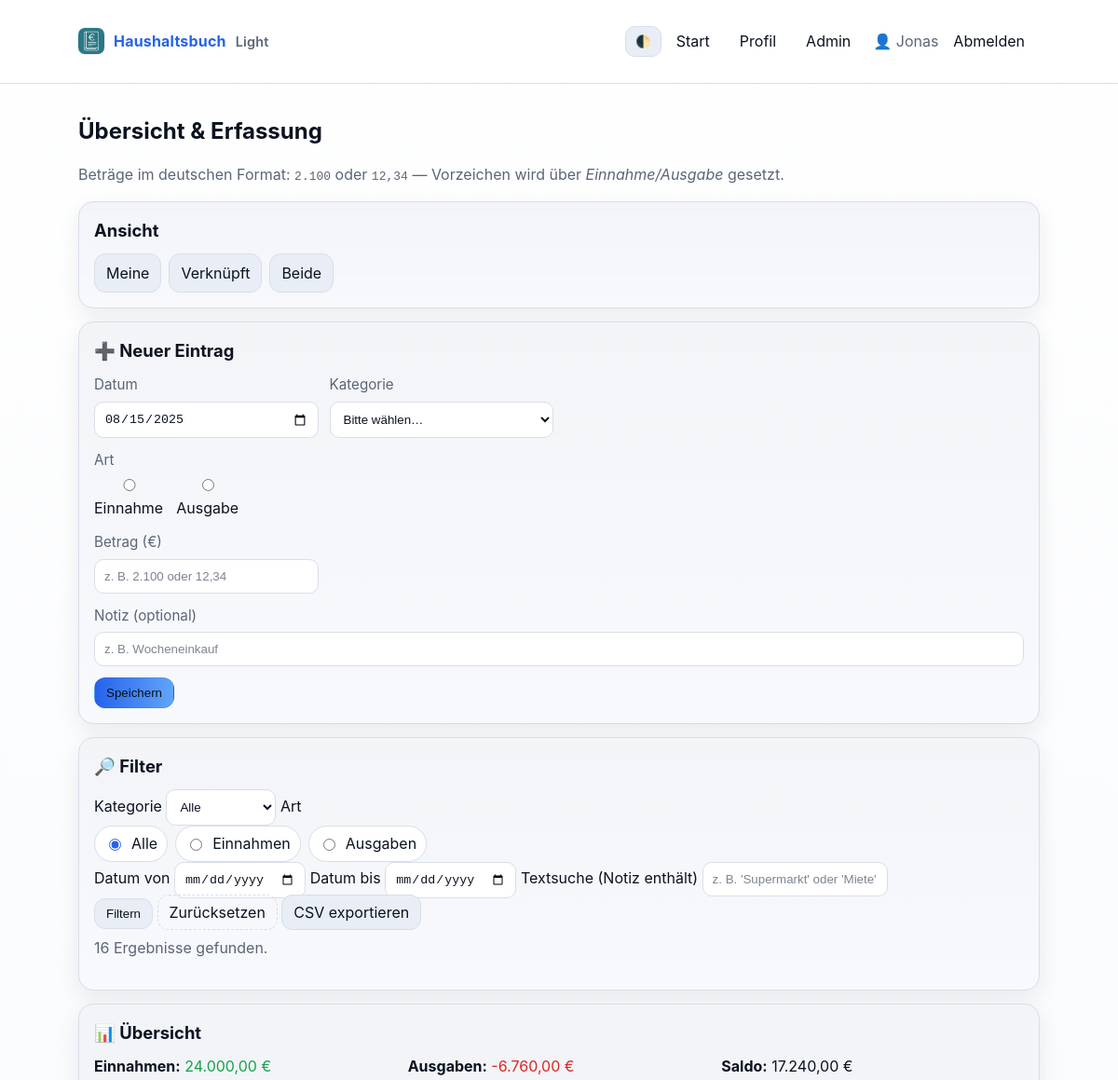
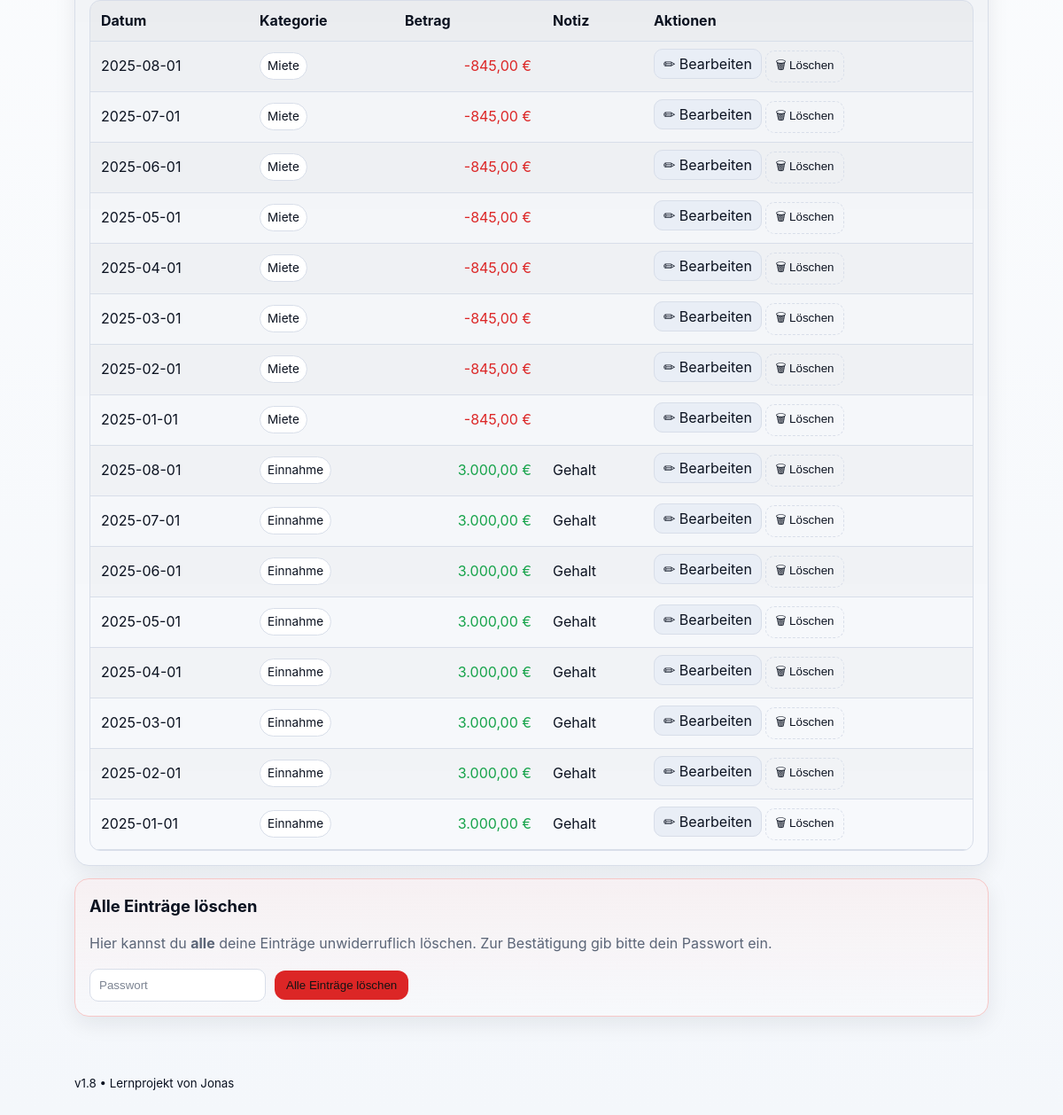
The page / (signed in) on the database its author committed (2 pictures, top to bottom).
### tables this page shows
CREATE TABLE users (
              id INTEGER PRIMARY KEY AUTOINCREMENT,
              email TEXT UNIQUE NOT NULL,
              name TEXT NOT NULL,
              password_hash TEXT NOT NULL,
              created_at TEXT DEFAULT CURRENT_TIMESTAMP
            , is_admin INTEGER DEFAULT 0);

CREATE TABLE entries (
                id INTEGER PRIMARY KEY AUTOINCREMENT,
                date TEXT NOT NULL,
                category TEXT NOT NULL,
                amount REAL NOT NULL,
                note TEXT,
                created_at TEXT DEFAULT CURRENT_TIMESTAMP
            , user_id INTEGER REFERENCES users(id));

### app.py (the view)
@app.get("/")
@login_required
def home():
    init_db()
    where_sql, params, filters = build_filter_from_args(request.args)
    entries = fetch_entries(where_sql, params)
    total_income, total_expense, balance = compute_totals(where_sql, params)
    query_str = request.query_string.decode("utf-8") if request.query_string else ""
    return render_template("index.html",
        app_name="Haushaltsbuch", entries=entries, categories=CATEGORIES,
        today=date.today().isoformat(), total_income=total_income,
        total_expense=total_expense, balance=balance,
        filters=filters, result_count=len(entries), user=current_user, query_str=query_str)

### app.py (called while the page is built)
@login_manager.user_loader
def load_user(user_id: str):
    u = get_user_by_id(user_id)
    return DBUser(u["id"], u["email"], u["name"], u.get("is_admin",0)) if u else None

def get_conn():
    conn = sqlite3.connect(DB_PATH); conn.row_factory = sqlite3.Row; return conn

def bootstrap_admin_if_configured():
    if not ADMIN_EMAIL: return
    with get_conn() as conn:
        row = conn.execute("SELECT id FROM users WHERE email = ?", (ADMIN_EMAIL.lower().strip(),)).fetchone()
        if row: conn.execute("UPDATE users SET is_admin = 1 WHERE id = ?", (row["id"],))

def get_user_by_id(user_id):
    with get_conn() as conn:
        r = conn.execute("SELECT * FROM users WHERE id = ?", (user_id,)).fetchone()
        return dict(r) if r else None

def fetch_entries(where_sql: str = "", params: list | None = None):
    params = params or []
    with get_conn() as conn:
        rows = conn.execute(
            f"""SELECT id,date,category,amount,note
                FROM entries
                WHERE user_id = ?{(' AND ' + where_sql[7:]) if where_sql.startswith(' WHERE') else ''}
                ORDER BY id DESC""",
            [current_user.id] + params,
        ).fetchall()
        return [dict(r) for r in rows]

def compute_totals(where_sql: str = "", params: list | None = None):
    params = params or []
    with get_conn() as conn:
        r = conn.execute(
            f"""SELECT
                   COALESCE(SUM(CASE WHEN amount > 0 THEN amount END),0) AS income,
                   COALESCE(SUM(CASE WHEN amount < 0 THEN amount END),0) AS expense
                FROM entries
                WHERE user_id = ?{(' AND ' + where_sql[7:]) if where_sql.startswith(' WHERE') else ''}""",
            [current_user.id] + params,
        ).fetchone()
        income = float(r["income"]); expense = float(r["expense"]); balance = income + expense
        return income, expense, balance

@app.template_filter("euro")
def format_euro(value) -> str:
    try: v = float(value)
    except Exception: return str(value)
    sign = "-" if v < 0 else ""; v = abs(v)
    s = f"{v:,.2f}".replace(",", "X").replace(".", ",").replace("X", ".")
    return f"{sign}{s}"

### templates/index.html (shortened to what this page needs)
{% extends "base.html" %}
{% block content %}
<section class="hero">
  <h1>Übersicht & Erfassung</h1>
  <p class="muted">Beträge im deutschen Format: <code>2.100</code> oder <code>12,34</code> — Vorzeichen wird über <em>Einnahme/Ausgabe</em> gesetzt.</p>
</section>
<section class="card">
  <div class="flex-row between">
    <h2>Ansicht</h2>
    <div class="btn-group">
      <a class="btn {% if scope=='mine' %}active{% endif %}" href="{{ url_for('home', scope='mine') }}">Meine</a>
      <a class="btn {% if scope=='linked' %}active{% endif %}" href="{{ url_for('home', scope='linked') }}">Verknüpft</a>
      <a class="btn {% if scope=='both' %}active{% endif %}" href="{{ url_for('home', scope='both') }}">Beide</a>
    </div>
  </div>
</section>
<section class="card">
  <h2>➕ Neuer Eintrag</h2>
  <form class="form-grid" action="{{ url_for('add_entry_route') }}" method="post" novalidate>
    <label>
      <span>Datum</span>
      <input type="date" name="date" value="{{ today }}" required>
    </label>
    <label>
      <span>Kategorie</span>
      <select name="category" required>
        <option value="" disabled selected>Bitte wählen…</option>
      </select>
    </label>
    <label class="full">
      <span>Art</span>
      <div class="type-toggle">
        <label><input type="radio" name="type" value="income"> Einnahme</label>
        <label><input type="radio" name="type" value="expense"> Ausgabe</label>
      </div>
    </label>
    <label>
      <span>Betrag (€)</span>
      <input type="text" name="amount" placeholder="z. B. 2.100 oder 12,34" inputmode="decimal" required>
    </label>
    <label class="full">
      <span>Notiz (optional)</span>
      <input type="text" name="note" placeholder="z. B. Wocheneinkauf">
    </label>
    <div class="actions">
      <button class="btn btn-primary" type="submit">Speichern</button>
    </div>
  </form>
</section>
<section class="card">
  <h2>🔎 Filter</h2>
  <form class="filters" action="{{ url_for('home') }}" method="get">
    <label>
      <span>Kategorie</span>
      <select name="category">
        <option value="">Alle</option>
      </select>
    </label>
    <label>
      <span>Art</span>
      <div class="chip-toggle">
        <label class="chip"><input type="radio" name="type" value="" {% if not filters.type %}checked{% endif %}><span>Alle</span></label>
        <label class="chip"><input type="radio" name="type" value="income" {% if filters.type == 'income' %}checked{% endif %}><span>Einnahmen</span></label>
        <label class="chip"><input type="radio" name="type" value="expense" {% if filters.type == 'expense' %}checked{% endif %}><span>Ausgaben</span></label>
      </div>
    </label>
    <label>
      <span>Datum von</span>
      <input type="date" name="date_from" value="{{ filters.date_from }}">
    </label>
    <label>
      <span>Datum bis</span>
      <input type="date" name="date_to" value="{{ filters.date_to }}">
    </label>
    <label class="full">
      <span>Textsuche (Notiz enthält)</span>
      <input type="text" name="q" placeholder="z. B. 'Supermarkt' oder 'Miete'" value="{{ filters.q }}">
    </label>
    <div class="actions">
      <button class="btn" type="submit">Filtern</button>
      <a class="btn btn-ghost" href="{{ url_for('home', scope=scope) }}">Zurücksetzen</a>
      <a class="btn" href="{{ url_for('export_csv') }}?scope={{ scope }}{% if query_str %}&{{ query_str }}{% endif %}">CSV exportieren</a>
    </div>
  </form>
  <p class="muted" style="margin-top:8px;">{{ result_count }} Ergebnis{{ '' if result_count == 1 else 'se' }} gefunden.</p>
</section>
<section class="card">
  <h2>📊 Übersicht</h2>
  <div class="summary">
    <div><strong>Einnahmen:</strong> <span class="pos">{{ total_income|euro }} €</span></div>
    <div><strong>Ausgaben:</strong> <span class="neg">{{ total_expense|euro }} €</span></div>
    <div><strong>Saldo:</strong> {{ balance|euro }} €</div>
  </div>
  {% if entries and entries|length > 0 %}
    <div class="table-wrapper">
      <table class="table">
        <thead>
          <tr>
            <th>Datum</th>
            <th>Kategorie</th>
            <th class="right">Betrag</th>
            <th>Notiz</th>
            <th>Aktionen</th>
          </tr>
        </thead>
        <tbody>
          {% for e in entries %}
            <tr>
              <td>{{ e.date }}</td>
              <td>
                <span class="badge badge-cat">{{ e.category }}</span>
              </td>
              <td class="right {{ 'neg' if e.amount < 0 else 'pos' }}">{{ e.amount|euro }} €</td>
              <td>{{ e.note }}</td>
              <td class="actions">
                <a class="btn btn-small" href="{{ url_for('edit_entry', entry_id=e.id) }}">✏ Bearbeiten</a>
                <form action="{{ url_for('delete_entry_route', entry_id=e.id) }}" method="post" style="display:inline;" onsubmit="return confirm('Diesen Eintrag wirklich löschen?');">
                  <button class="btn btn-small btn-ghost" type="submit">🗑 Löschen</button>
                </form>
              </td>
            </tr>
          {% endfor %}
        </tbody>
      </table>
    </div>
  {% else %}
    <div class="empty">
      <div class="empty-illustration">📭</div>
      <p class="muted">Keine Einträge für die aktuelle Filterauswahl. Lege oben einen neuen Eintrag an.</p>
    </div>
  {% endif %}
</section>
<section class="card danger">
  <h2>Alle Einträge löschen</h2>
  <p class="muted">
    Hier kannst du <strong>alle</strong> deine Einträge unwiderruflich löschen.
    Zur Bestätigung gib bitte dein Passwort ein.
  </p>
  <form action="{{ url_for('clear_entries') }}" method="post" class="form-inline" novalidate>
    <input type="password" name="password" placeholder="Passwort" required>
    <button class="btn btn-danger" type="submit"
            onclick="return confirm('Wirklich ALLE Einträge löschen? Dieser Vorgang kann nicht rückgängig gemacht werden.');">
      Alle Einträge löschen
    </button>
  </form>
</section>
{% endblock %}

### templates/base.html (shortened to what this page needs)
<!doctype html>
<html lang="de" data-menu-open="false" data-theme="dark">
<head>
  <link rel="stylesheet" href="{{ url_for('static', filename='styles.css') }}?v=16">
</head>
<body>
  <header class="site-header">
    <div class="container header-inner">
      <a href="{{ url_for('home') }}" class="brand-wrap">
        <img class="brand-logo" src="{{ url_for('static', filename='icons/icon-192.png') }}" alt="" />
        <div class="brand">
          {{ app_name or "Haushaltsbuch" }}
          <span class="brand-sub">Light</span>
        </div>
      </a>
      <nav class="nav desktop-only">
        <button id="theme-toggle" aria-label="Theme umschalten">🌓</button>
        {% if current_user.is_authenticated %}
          <a href="{{ url_for('home') }}" class="nav-link">Start</a>
          <a href="{{ url_for('profile') }}" class="nav-link">Profil</a>
          {% if current_user.is_admin %}
            <a href="{{ url_for('admin_users') }}" class="nav-link">Admin</a>
          {% endif %}
          <span class="nav-user">👤 {{ current_user.name }}</span>
          <a href="{{ url_for('logout') }}" class="nav-link">Abmelden</a>
        {% else %}
          <a href="{{ url_for('login') }}" class="nav-link">Anmelden</a>
          <a href="{{ url_for('register') }}" class="nav-link">Registrieren</a>
        {% endif %}
      </nav>
    </div>
  </header>
  <main class="container">
    {% block content %}{% endblock %}
  </main>
  <footer class="site-footer">
    <div class="container">
      <small>v1.8 • Lernprojekt von Jonas</small>
    </div>
  </footer>
</body>
</html>

### rows shown on the page
users: name "Jonas"
entries: date "2025-08-01", category "Miete", amount|euro "-845,00"
entries: date "2025-07-01", category "Miete", amount|euro "-845,00"
entries: date "2025-06-01", category "Miete", amount|euro "-845,00"
entries: date "2025-05-01", category "Miete", amount|euro "-845,00"
entries: date "2025-04-01", category "Miete", amount|euro "-845,00"
entries: date "2025-03-01", category "Miete", amount|euro "-845,00"
entries: date "2025-02-01", category "Miete", amount|euro "-845,00"
entries: date "2025-01-01", category "Miete", amount|euro "-845,00"
entries: date "2025-08-01", category "Einnahme", amount|euro "3.000,00", note "Gehalt"
entries: date "2025-07-01", category "Einnahme", amount|euro "3.000,00", note "Gehalt"
entries: date "2025-06-01", category "Einnahme", amount|euro "3.000,00", note "Gehalt"
entries: date "2025-05-01", category "Einnahme", amount|euro "3.000,00", note "Gehalt"
entries: date "2025-04-01", category "Einnahme", amount|euro "3.000,00", note "Gehalt"
entries: date "2025-03-01", category "Einnahme", amount|euro "3.000,00", note "Gehalt"
entries: date "2025-02-01", category "Einnahme", amount|euro "3.000,00", note "Gehalt"
entries: date "2025-01-01", category "Einnahme", amount|euro "3.000,00", note "Gehalt"

### other values the page prints
{{ app_name or "Haushaltsbuch" }} "Haushaltsbuch"
{{ result_count }} "16"
{{ '' if result_count == 1 else 'se' }} "se"
{{ total_income|euro }} "24.000,00"
{{ total_expense|euro }} "-6.760,00"
{{ balance|euro }} "17.240,00"
